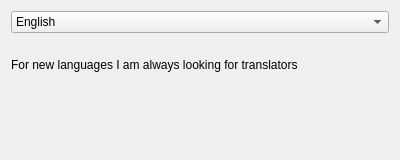
<?xml version="1.0" encoding="UTF-8"?>
<ui version="4.0">
 <class>GUI_LanguageChooser</class>
 <widget class="QWidget" name="GUI_LanguageChooser">
  <property name="geometry">
   <rect>
    <x>0</x>
    <y>0</y>
    <width>400</width>
    <height>160</height>
   </rect>
  </property>
  <layout class="QGridLayout" name="gridLayout">
   <item row="1" column="0">
    <widget class="QLabel" name="label_2">
     <property name="text">
      <string>For new languages I am always looking for translators</string>
     </property>
     <property name="wordWrap">
      <bool>true</bool>
     </property>
    </widget>
   </item>
   <item row="0" column="0">
    <widget class="Gui::ComboBox" name="combo_lang">
     <property name="currentText">
      <string notr="true">English</string>
     </property>
     <item>
      <property name="text">
       <string>English</string>
      </property>
     </item>
    </widget>
   </item>
   <item row="2" column="0">
    <widget class="QLabel" name="lab_link">
     <property name="text">
      <string notr="true"/>
     </property>
     <property name="textFormat">
      <enum>Qt::RichText</enum>
     </property>
     <property name="openExternalLinks">
      <bool>true</bool>
     </property>
    </widget>
   </item>
  </layout>
 </widget>
 <customwidgets>
  <customwidget>
   <class>Gui::ComboBox</class>
   <extends>QComboBox</extends>
   <header>Gui/Utils/Widgets/ComboBox.h</header>
  </customwidget>
 </customwidgets>
 <resources/>
 <connections/>
</ui>
